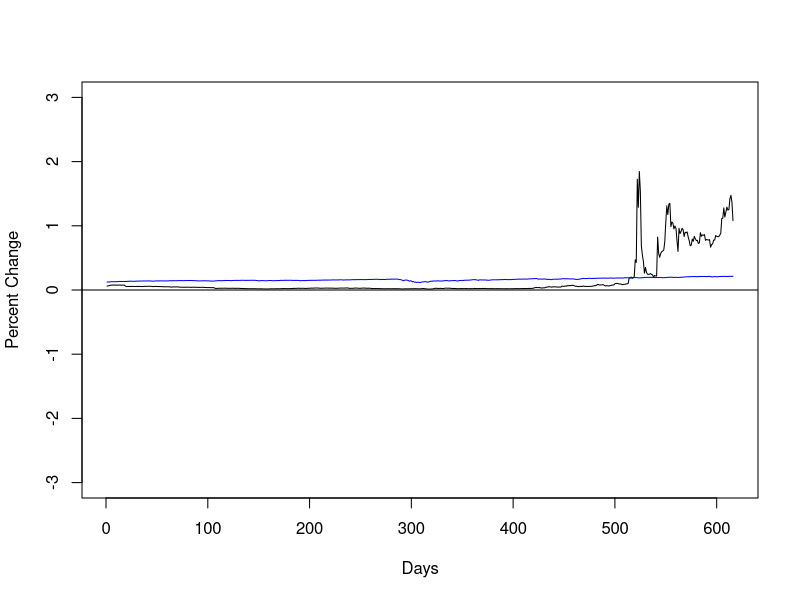
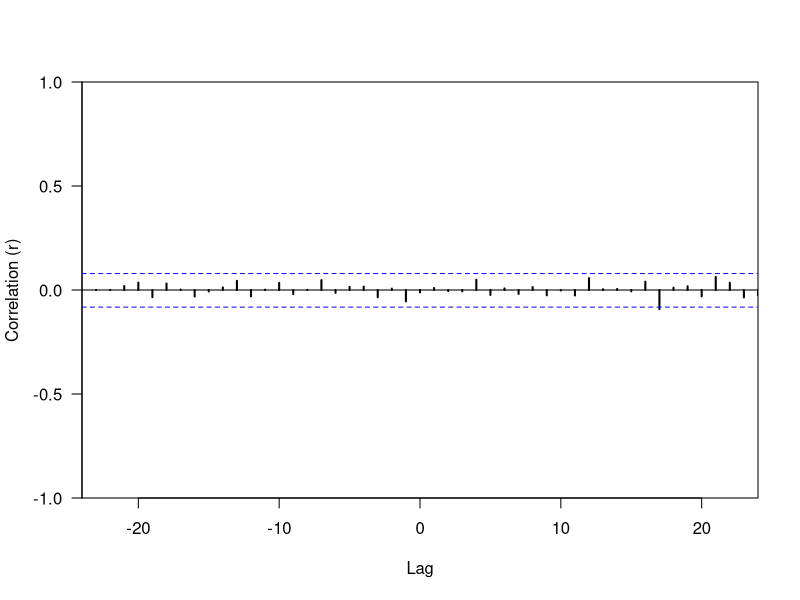

The R source for these figures, in order:
library(readxl)
library(dynlm)
library(forecast)

# Better ACF plot
plot.acf <- function(ACFobj) {
  # lagSize <- 20
  rr <- ACFobj$acf[-1]
  kk <- length(rr)
  lagSize <- kk/2
  nn <- ACFobj$n.used
  plot(seq(kk)-lagSize, rr, type = "h", lwd = 2, yaxs = "i", xaxs = "i", 
       # ylim = c(floor(min(rr)), 1), xlim = c(0, kk + 1), xlab = "Lag", 
       ylim = c(-1, 1), xlim = c(-lagSize, lagSize), xlab = "Lag", 
       ylab = "Correlation (r)", las = 1)
  abline(h = -1/nn + c(-2, 2)/sqrt(nn), lty = "dashed", col = "blue")
  abline(h = 0)
}

# Read in data
seriesX <- read.csv("GME.csv")
seriesY <- read.csv("SPY.csv")

# # Choose what to compare
x <- seriesX$Open
y <- seriesY$Open

# Graph price data (percentage)
# Percent change might need scaling depending on what you are looking at
# Change the ylim = c(-3,3) to change the scale

xForPlot <- x
yForPlot <- y

plot(xForPlot/sum(xForPlot)*100, type="l", ylab = "Percent Change", xlab = "Days", ylim = c(-3,3))
abline(a=0,b=0)
lines(yForPlot/sum(yForPlot)*100, col = 'blue')

# Differencing
xd = diff(x,1)
yd = diff(y,1)

# Cross correlation
ccfout = ccf(xd,yd,na.action=na.omit, plot = FALSE)

# Plot results
plot.acf(ccfout)

# Notes:
# When you run a ccf, you are running a bunch of correlations in different time windows.
# You need enough data to run a correlation, so the ccf cannot capture the entire dataset.
# In particular, the max lag = 10*log10(N/m) where N is the number of observations and m the number of series
